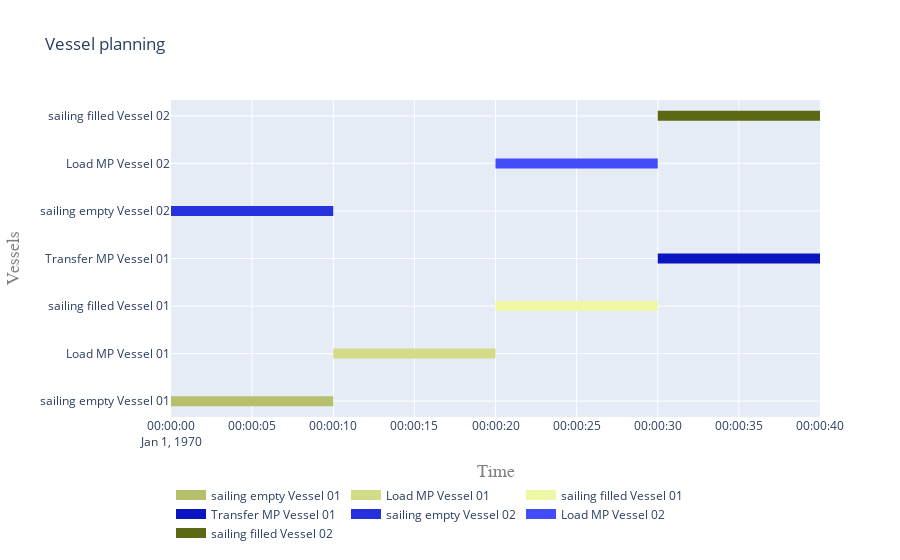

Notebook source saved alongside this figure:
### Code cell
acts = []
for proc in processes:
    acts.extend(proc.sub_processes[0].sub_processes)
    
plot.vessel_planning([
    *install_process.sub_processes,
    *acts
])

### Figure 1 — Plotly figure (JSON) as saved in the notebook; plotly's stock layout.template omitted (floating-point values rounded to 4 significant figures)
{"data": [{"connectgaps": false, "hoverinfo": "y+name", "line": {"color": "rgb(154,164,80)", "width": 10}, "mode": "lines", "name": "Install MP", "type": "scatter", "x": [], "y": []}, {"connectgaps": false, "hoverinfo": "y+name", "line": {"color": "rgb(182,192,108)", "width": 10}, "mode": "lines", "name": "sailing empty Vessel 01", "type": "scatter", "x": ["1970-01-01T00:00:00", "1970-01-01T00:00:00", "1970-01-01T00:00:10", "1970-01-01T00:00:10", "1970-01-01T00:00:10"], "y": ["sailing empty Vessel 01", "sailing empty Vessel 01", "sailing empty Vessel 01", "sailing empty Vessel 01", null]}, {"connectgaps": false, "hoverinfo": "y+name", "line": {"color": "rgb(210,220,136)", "width": 10}, "mode": "lines", "name": "Load MP Vessel 01", "type": "scatter", "x": ["1970-01-01T00:00:10", "1970-01-01T00:00:10", "1970-01-01T00:00:20", "1970-01-01T00:00:20", "1970-01-01T00:00:20"], "y": ["Load MP Vessel 01", "Load MP Vessel 01", "Load MP Vessel 01", "Load MP Vessel 01", null]}, {"connectgaps": false, "hoverinfo": "y+name", "line": {"color": "rgb(238,248,164)", "width": 10}, "mode": "lines", "name": "sailing filled Vessel 01", "type": "scatter", "x": ["1970-01-01T00:00:20", "1970-01-01T00:00:20", "1970-01-01T00:00:30", "1970-01-01T00:00:30", "1970-01-01T00:00:30"], "y": ["sailing filled Vessel 01", "sailing filled Vessel 01", "sailing filled Vessel 01", "sailing filled Vessel 01", null]}, {"connectgaps": false, "hoverinfo": "y+name", "line": {"color": "rgb(10,20,192)", "width": 10}, "mode": "lines", "name": "Transfer MP Vessel 01", "type": "scatter", "x": ["1970-01-01T00:00:30", "1970-01-01T00:00:30", "1970-01-01T00:00:40", "1970-01-01T00:00:40", "1970-01-01T00:00:40"], "y": ["Transfer MP Vessel 01", "Transfer MP Vessel 01", "Transfer MP Vessel 01", "Transfer MP Vessel 01", null]}, {"connectgaps": false, "hoverinfo": "y+name", "line": {"color": "rgb(38,48,220)", "width": 10}, "mode": "lines", "name": "sailing empty Vessel 02", "type": "scatter", "x": ["1970-01-01T00:00:00", "1970-01-01T00:00:00", "1970-01-01T00:00:10", "1970-01-01T00:00:10", "1970-01-01T00:00:10"], "y": ["sailing empty Vessel 02", "sailing empty Vessel 02", "sailing empty Vessel 02", "sailing empty Vessel 02", null]}, {"connectgaps": false, "hoverinfo": "y+name", "line": {"color": "rgb(66,76,248)", "width": 10}, "mode": "lines", "name": "Load MP Vessel 02", "type": "scatter", "x": ["1970-01-01T00:00:20", "1970-01-01T00:00:20", "1970-01-01T00:00:30", "1970-01-01T00:00:30", "1970-01-01T00:00:30"], "y": ["Load MP Vessel 02", "Load MP Vessel 02", "Load MP Vessel 02", "Load MP Vessel 02", null]}, {"connectgaps": false, "hoverinfo": "y+name", "line": {"color": "rgb(94,104,20)", "width": 10}, "mode": "lines", "name": "sailing filled Vessel 02", "type": "scatter", "x": ["1970-01-01T00:00:30", "1970-01-01T00:00:30", "1970-01-01T00:00:40", "1970-01-01T00:00:40", "1970-01-01T00:00:40"], "y": ["sailing filled Vessel 02", "sailing filled Vessel 02", "sailing filled Vessel 02", "sailing filled Vessel 02", null]}, {"connectgaps": false, "hoverinfo": "y+name", "line": {"color": "rgb(122,132,48)", "width": 10}, "mode": "lines", "name": "Transfer MP Vessel 02", "type": "scatter", "x": [], "y": []}], "layout": {"hovermode": "closest", "legend": {"orientation": "h", "x": 0, "y": -0.2}, "title": {"text": "Vessel planning"}, "xaxis": {"range": ["1970-01-01T00:00:00", "1970-01-01T00:00:40"], "title": {"font": {"color": "#7f7f7f", "family": "Courier New, monospace", "size": 18}, "text": "Time"}}, "yaxis": {"title": {"font": {"color": "#7f7f7f", "family": "Courier New, monospace", "size": 18}, "text": "Vessels"}}}}
